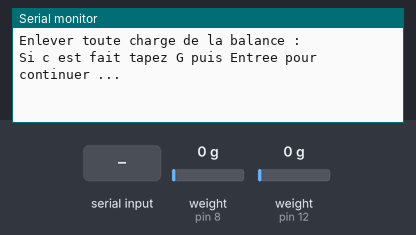
Bench run of a sketch on a simulated Arduino Uno, built with avr-gcc and run on an emulated ATmega328P. Shown: the last lines printed to the serial monitor. Inputs (shaded band) come from the test bench; at power-on: weight on the scale (sensors on pin 12, pin 8) 0 g.

Above: at 1.4 s.
1.5 s: "90,45\n" received over Serial
At 4.2 s:
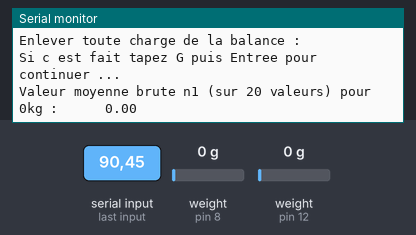
4.5 s: weight on the scale (sensor on pin 12) set to 100 g
At 7.0 s:
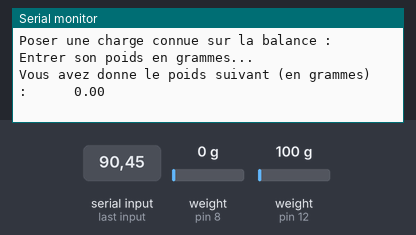
7.4 s: weight on the scale (sensor on pin 8) set to 100 g
At 8.5 s:
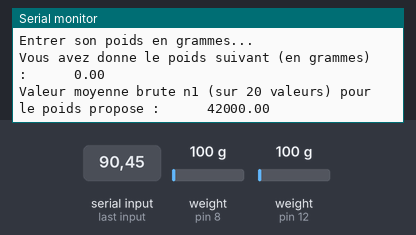

Measured:
- after the input at 1.5 s, the serial monitor: prints a new line after 2.0 s (image 1)
- after the input at 4.5 s, the serial monitor: prints a new line after 1.0 s (image 2)
- after the input at 7.4 s, the serial monitor: prints a new line after 0.59 s (image 3)

The sketch:

Tare.ino
```cpp
#include "HX711.h"

/*
 Arduino pin --> HX711_1 (rouge)
 7     ->   CLK_1
 8     ->   DOUT_1
 3.3V  ->   VCC
 5V    ->   VDD
 GND   ->   GND

 Arduino pin --> HX711_2 (vert)
 7     ->   CLK_2
 12    ->   DOUT_2
 5V    ->   VCC
 GND   ->   GND
*/

#define DOUT_1   8
#define CLK_1    7
#define DOUT_2  12
#define CLK_2    7

//Creation des objets HX711, loadCell_1 et loadCell_2 pour chaque FX
HX711 loadCell_1;
HX711 loadCell_2;

//Variables
double OffsetBrut_1 = 0;      // offset cell1
double poidsConnuBrut_1 = 0 ; // poids lu par cell1 (qui comprend l’Offset1)

double OffsetBrut_2 = 0;      // offset cell2
double poidsConnuBrut_2 = 0 ; // poids lu par le cell2 (qui comprend l’Offset2)

double poidsConnuReel = 0;    // valeur saisie pour la tare


void setup() {
//Lancement et configuration vitesse des liaisons series (PC-Arduino et Bluetooth)
 Serial.begin(9600);

  //si on veut pas saturer à 6kg il faut ajuter le GAIN!
  //Le paramètre gain par défaut est 128 pour le canal A, on le passe à 64 pour le HX rouge et 32, soit le canal B, pour le HX vert
  //!Noter que le HX rouge peut descendre à 32 sur son canal B mais il faut faire une soudure
  //pour 5V en alim
  //A 128 la sortie du HX sature a 20mV, => equivaut à 6kg environ (cf. carac du capteur)
  //A 64 --> 40mV
  //A 32 --> 80mV
  loadCell_1.begin(DOUT_1, CLK_1, 64) ; //cette loadcell aura une plage de fonctionnement plus étroite
  loadCell_2.begin(DOUT_2, CLK_2, 32) ;


  //Switch off HX711 / load cell
  loadCell_1.power_down();
  loadCell_2.power_down();

 delay(300) ;

  //Switch on HX711 / load cell
  loadCell_1.power_up();
  loadCell_2.power_up();

  // DEBUT DU PROTOCOLE DE TARE //
  //décharger la balance
  Serial.println("Enlever toute charge de la balance : \t\t ");
  Serial.println("Si c est fait tapez G puis Entree pour continuer ... ");
  Serial.println();
  Serial.flush();
  //Attente d’une touche
  serial_read_byte();

  //OffsetBrut est la valeur brute du capteur pour "0 kg"
  OffsetBrut_1 = loadCell_1.read_average(20);
  //Afficher la valeur moyenne de 20 valeurs brutes pour 0kg
  Serial.print("Valeur moyenne brute n1 (sur 20 valeurs) pour 0kg : \t\t ");
  Serial.println(OffsetBrut_1);

  OffsetBrut_2 = loadCell_2.read_average(20);
  //Afficher la valeur moyenne de 20 valeurs brutes pour 0kg
  Serial.print("Valeur moyenne brute n2 (sur 20 valeurs) pour 0kg : \t\t ");
  Serial.println(OffsetBrut_2);


  delay(400);
  Serial.println();
  Serial.println();
  Serial.println();

  // poidsConnuBrut est la valeur brute du capteur pour une charge connue
  Serial.println("Poser une charge connue sur la balance : \t\t ");
  Serial.println("Entrer son poids en grammes... ");
  Serial.println();
  Serial.flush();
  //Lecture du port serie
  poidsConnuReel = serial_read_number();
  //Pour etre sur, afficher le poids tape au clavier
  Serial.print("Vous avez donne le poids suivant (en grammes) : \t\t ");
  Serial.println(poidsConnuReel);

  poidsConnuBrut_1 = loadCell_1.read_average(20);
  //Afficher la valeur moyenne de 20 valeurs brutes pour le poids proposé
  Serial.print("Valeur moyenne brute n1 (sur 20 valeurs) pour le poids propose : \t\t ");
  Serial.println(poidsConnuBrut_1);

  poidsConnuBrut_2 = loadCell_2.read_average(20);
  //Afficher la valeur moyenne de 20 valeurs brutes pour le poids proposé
  Serial.print("Valeur moyenne brute n2 (sur 20 valeurs) pour le poids propose : \t\t ");
  Serial.println(poidsConnuBrut_2);

  //A ce stade nous avons trois valeurs : poids reel connu vs poids mesuré pour les deux capteurs
  //ces valeurs sont utiliées dans le code ci dessous pour effectuer les corrections
  delay(250);
  Serial.println();
  Serial.println("   ---------------------------------");
  Serial.println();
  delay(250);

  Serial.println("Appuyer sur G puis entree pour continuer ...");
  Serial.flush();

  //Attente d’une touche
  serial_read_byte();

  //Switch off HX711 / load cell
  loadCell_1.power_down();
  loadCell_2.power_down();
  Serial.println();

}

void loop() {

Serial.print("OffsetBrut_1 : \t\t ");
Serial.println(OffsetBrut_1);
delay(1000);
Serial.print("OffsetBrut_2 : \t\t ");
Serial.println(OffsetBrut_2);
Serial.println();
delay(1000);

Serial.print("poidsConnuBrut_1 : \t\t ");
Serial.println(poidsConnuBrut_1);
delay(1000);
Serial.print("poidsConnuBrut_2 : \t\t ");
Serial.println(poidsConnuBrut_2);
Serial.println();
delay(1000);

Serial.print("poidsConnuReel : \t\t ");
Serial.println(poidsConnuReel);
Serial.println();
delay(5000);
Serial.println();
Serial.println("   ---------------------------------");
}


// FONCTIONS  *******************
//Fonctions de saisie et lecture du port série

// Poll serial port until anything is received
void serial_poll() {
  while (!Serial.available()) {
    // "yield" is not implemented as noop in older Arduino Core releases
    // See also: https://stackoverflow.com/questions/34497758/what-is-the-secret-of-the-arduino-yieldfunction/34498165#34498165
    #if !(ARDUINO_VERSION <= 106) || ARDUINO >= 10605 || defined(ESP8266)
    yield();
    #endif
  };
}

// Read byte from serial port
double serial_read_byte() {
  serial_poll();
return Serial.read();
}


// Read numeric value from serial port
double serial_read_number() {
  serial_poll();
return Serial.parseInt();
}
```
